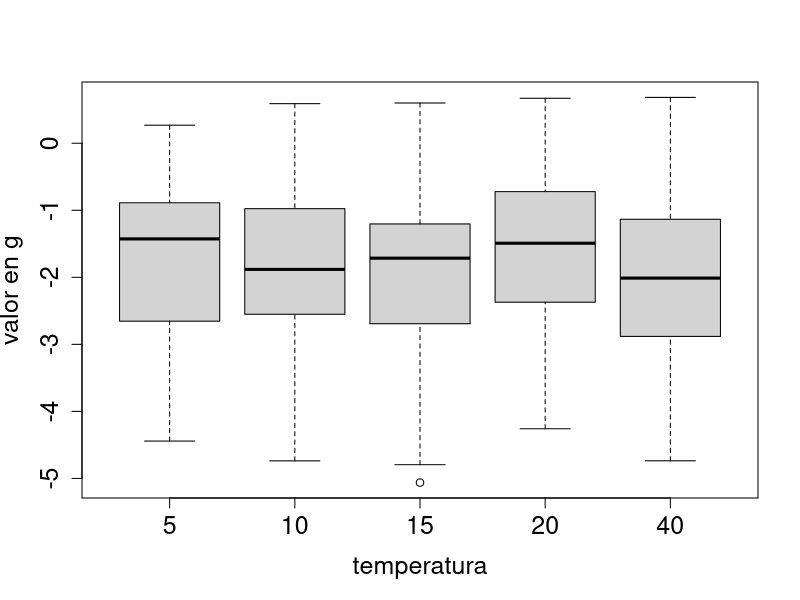

This chart was generated by the following R code:
g <- function(x, y) {
  a<- (((x + 0.5)^4 - 30 * x^2 - 20 * x + (y + 0.5)^4 - 30 * y^2 - 20 * y)/100)
  return(a)
}

valeng <- c()
temperaturas <- c(5,10,15,20,40)
for(tem in temperaturas){
low <- -5
high <- 4
step <- 0.1
replicas <- 100
t <- tem
ep <- 0.80
replica <- function(t){
  curr <- c(runif(1, low, high), runif(1, low, high))
  best <- curr
  for (tiempo in 1:t) {
    delta <- runif(1, 0, step)
    x1 <- curr + c(-delta,0)
    x2 <- curr + c(delta,0)
    y1 <- curr + c(0,-delta)
    y2 <- curr + c(0,delta)
    puntos <- c(x1,x2,y1,y2)
    for(k in 1:8){
      if(puntos[k] < (-5)){
        puntos[k] <- puntos[k]+10
      }
      if(puntos[k] > 5){
        puntos[k] <- puntos[k]-10
      }
    }
    vecx <- c()
    vecy <- c()
    for(p in 1:8){
      if(p %% 2 == 0){
        vecy <- c(vecy,puntos[p])
      }else{
        vecx <- c(vecx,puntos[p])
      }
    }
    u <- sample(1:4,1)
    x.p <- c(vecx[u],vecy[u])
    delt <- g(x.p[1],x.p[2]) - g(curr[1],curr[2])
    if(delt > 0){
      curr <- x.p
    }else{
      if(runif(1)< exp((delt) / (t * ep))){
        curr <- x.p
        if(t == 1){
          t <-t
        }else{
          t <- t-1
        }
      }
    }
    
    if(g(curr[1],curr[2]) > g(best[1],best[2])){
      best <- curr
    }
  }
  return(best)
}


tmax <- 100
resultados <- c()
for(indi in 1:100){
resultados <- c(resultados, replica(tmax))
}
vecx <- c()
vecy <- c()
aux <- 200
for(p in 1:aux){
  if(p %% 2 == 0){
    vecy <- c(vecy,resultados[p])
  }else{
    vecx <- c(vecx,resultados[p])
  }
}

valores <- c()
for(q in 1:100){
  valores <- c(valores, g(vecx[q], vecy[q]))
}
valeng <- c(valeng, valores)

}

v1 <- c(valeng[1:100])
v2 <- c(valeng[101:200])
v3 <- c(valeng[201:300])
v4 <- c(valeng[301:400])
v5 <- c(valeng[401:500])
datos <- data.frame(v1, v2, v3, v4, v5)

png("0.80_r2p7100.png")
colnames(datos)<- c(5,10,15,20,40)
boxplot(datos, use.cols=FALSE, 
        xlab="temperatura", ylab="valor en g", cex.lab = 1.5, cex.axis= 1.5)
graphics.off()
 